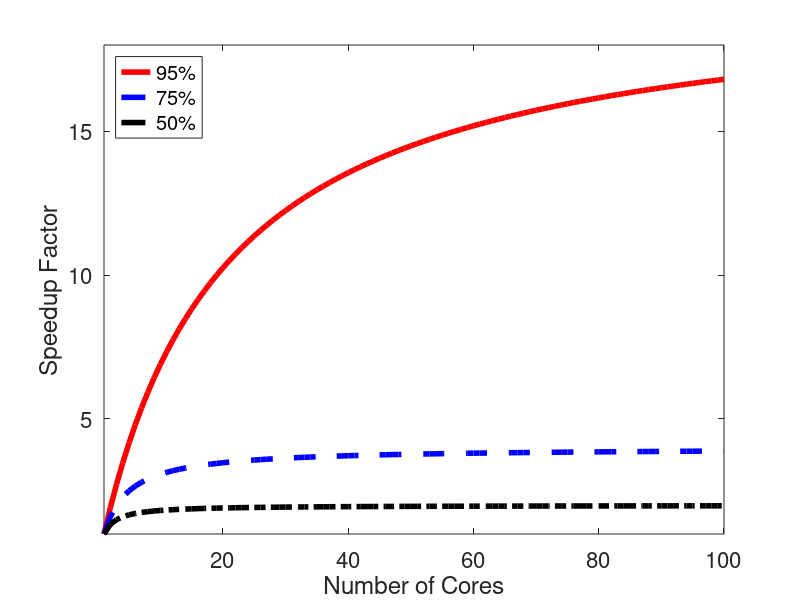

Reproduce this figure in MATLAB.
%Amdahls law
%
%Equation and info from:
%See paper: Mark D., and Michael R. Marty. "Amdahl's law in the multicore era." Computer 41.7 (2008): 33-38.
% https://research.cs.wisc.edu/multifacet/papers/ieeecomputer08_amdahl_multicore.pdf
%
%Code written by David Harris-Birtill on 29/11/2019
%

%The law:
number_of_cores = 1:100;

fraction_of_parallel_time_95 = 0.95;
Speedup_95 = 1./((1-fraction_of_parallel_time_95)+(fraction_of_parallel_time_95./number_of_cores));

fraction_of_parallel_time_75 = 0.75;
Speedup_75 = 1./((1-fraction_of_parallel_time_75)+(fraction_of_parallel_time_75./number_of_cores));

fraction_of_parallel_time_50 = 0.50;
Speedup_50 = 1./((1-fraction_of_parallel_time_50)+(fraction_of_parallel_time_50./number_of_cores));

figure
plot(number_of_cores,Speedup_95,'LineWidth',4,'LineStyle','-','Color','r');
hold on
plot(number_of_cores,Speedup_75,'LineWidth',4,'LineStyle','--','Color','b');
hold on
plot(number_of_cores,Speedup_50,'LineWidth',4,'LineStyle','-.','Color','k');
set(gca,'fontsize', 16);
xlim([1 100])
ylim([1 18])
xlabel('Number of Cores');
ylabel('Speedup Factor');
legend({'95%','75%','50%'},'Location','northwest')
print(gcf,'Amdahls_law_plot.png','-dpng','-r300'); %produces higher resolution image than saveas


